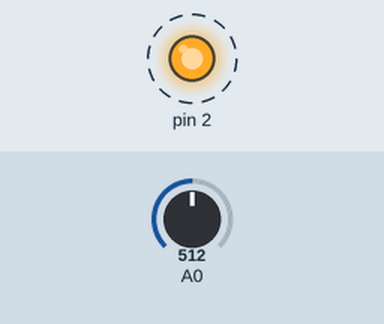
This sketch was run on a simulated Arduino Uno, built with avr-gcc and run on an emulated ATmega328P. On the bench: output pins drawn as LEDs (lit = HIGH). Dashed ring = blinking. Inputs (shaded band) come from the test bench; at power-on: A0 = 512. What the sketch prints to the serial monitor is not drawn.

Above: at 0.5 s.
Timing chart, 0 to 4.6 s (numbered marks = the images above):
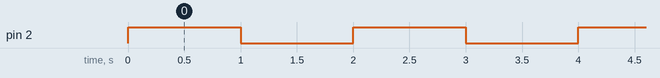

The sketch:

190221analog.ino
```cpp
void setup() {
  pinMode(A0, INPUT);
  pinMode(2, OUTPUT);
  Serial.begin(9600);
}

void loop() {
  Serial.println(analogRead(A0));
  digitalWrite(2, HIGH);
  delay(1000);
  digitalWrite(2, LOW);
  delay(1000);

}
```

Measured:
- by itself, pin 2: alternates HIGH for 1.0 s and LOW for 1.0 s
